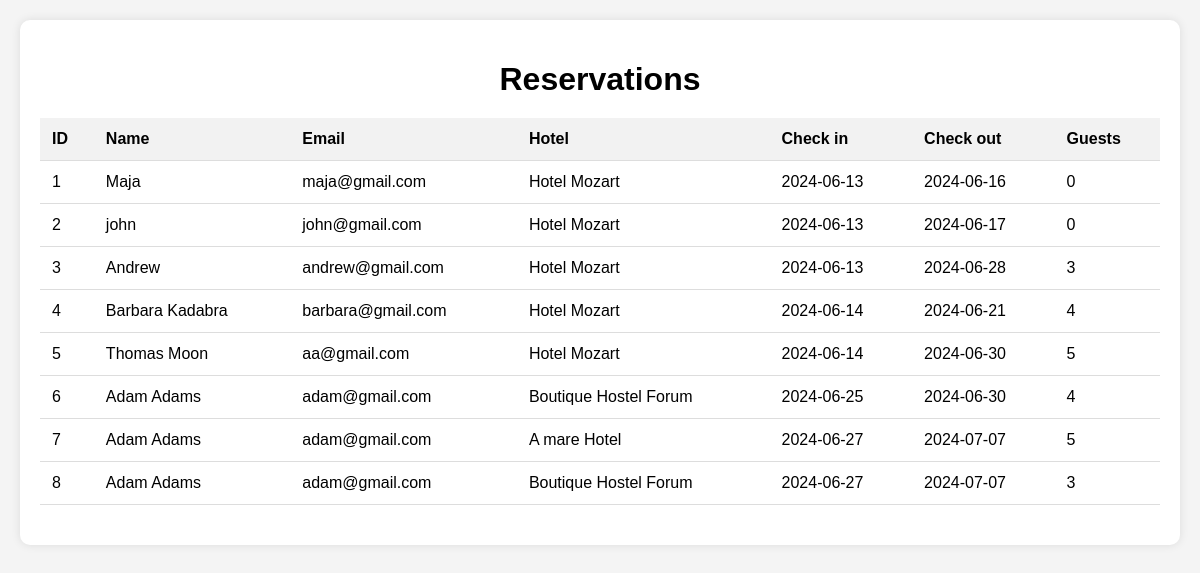
/adminRezerv.php, run on the app's committed database.
### tables this page shows
CREATE TABLE `reservations` (
  `id` int(11) NOT NULL,
  `name` varchar(255) NOT NULL,
  `email` varchar(255) NOT NULL,
  `check_in` date NOT NULL,
  `check_out` date NOT NULL,
  `guests` int(11) NOT NULL,
  `hotel_name` varchar(255) NOT NULL
);

### adminRezerv.php (the view, shortened to what this page needs)
<?php
include "conn.php";
$sql = "SELECT * FROM reservations";
$result = mysqli_query($conn, $sql);
?>
<!DOCTYPE html>
<html lang="en">
<head>
    <link rel="stylesheet" href="styles\adminPages.css">
</head>
<body>
    <div class="container">
        <h1>Reservations</h1>
        <?php
        if (mysqli_num_rows($result) > 0) {
            echo "<table>";
            echo "<tr><th>ID</th><th>Name</th><th>Email</th><th>Hotel</th><th>Check in</th><th>Check out</th><th>Guests</th></tr>";
            while ($row = mysqli_fetch_assoc($result)) {
                echo "<tr>";
                echo "<td>" . htmlspecialchars($row["id"]) . "</td>";
                echo "<td>" . htmlspecialchars($row["name"]) . "</td>";
                echo "<td>" . htmlspecialchars($row["email"]) . "</td>";
                echo "<td>" . htmlspecialchars($row["hotel_name"]) . "</td>";
                echo "<td>" . htmlspecialchars($row["check_in"]) . "</td>";
                echo "<td>" . htmlspecialchars($row["check_out"]) . "</td>";
                echo "<td>" . htmlspecialchars($row["guests"]) . "</td>";
                echo "</tr>";
            }
            echo "</table>";
        } else {
            echo "<p>No reservations found.</p>";
        }
        ?>
    </div>
</body>
</html>

### styles/adminPages.css (style rules this page uses)
body { font-family: Arial, sans-serif; background-color: #f4f4f4; margin: 0; padding: 20px; }
table { width: 100%; border-collapse: collapse; margin-bottom: 20px; }
th, td { padding: 12px; text-align: left; border-bottom: 1px solid #ddd; }
th { background-color: #f2f2f2; }
.container { background-color: #fff; padding: 20px; border-radius: 10px; box-shadow: 0 0 10px rgba(0, 0, 0, 0.1); }
h1 { text-align: center; margin-bottom: 20px; }

### data on the page
reservations: id "1", name "Maja", email "maja@gmail.com", hotel_name "Hotel Mozart", check_in "2024-06-13", check_out "2024-06-16", guests "0"
reservations: id "2", name "john", email "john@gmail.com", hotel_name "Hotel Mozart", check_in "2024-06-13", check_out "2024-06-17", guests "0"
reservations: id "3", name "Andrew", email "andrew@gmail.com", hotel_name "Hotel Mozart", check_in "2024-06-13", check_out "2024-06-28", guests "3"
reservations: id "4", name "Barbara Kadabra", email "barbara@gmail.com", hotel_name "Hotel Mozart", check_in "2024-06-14", check_out "2024-06-21", guests "4"
reservations: id "5", name "Thomas Moon", email "aa@gmail.com", hotel_name "Hotel Mozart", check_in "2024-06-14", check_out "2024-06-30", guests "5"
reservations: id "6", name "Adam Adams", email "adam@gmail.com", hotel_name "Boutique Hostel Forum", check_in "2024-06-25", check_out "2024-06-30", guests "4"
reservations: id "7", name "Adam Adams", email "adam@gmail.com", hotel_name "A mare Hotel", check_in "2024-06-27", check_out "2024-07-07", guests "5"
reservations: id "8", name "Adam Adams", email "adam@gmail.com", hotel_name "Boutique Hostel Forum", check_in "2024-06-27", check_out "2024-07-07", guests "3"
